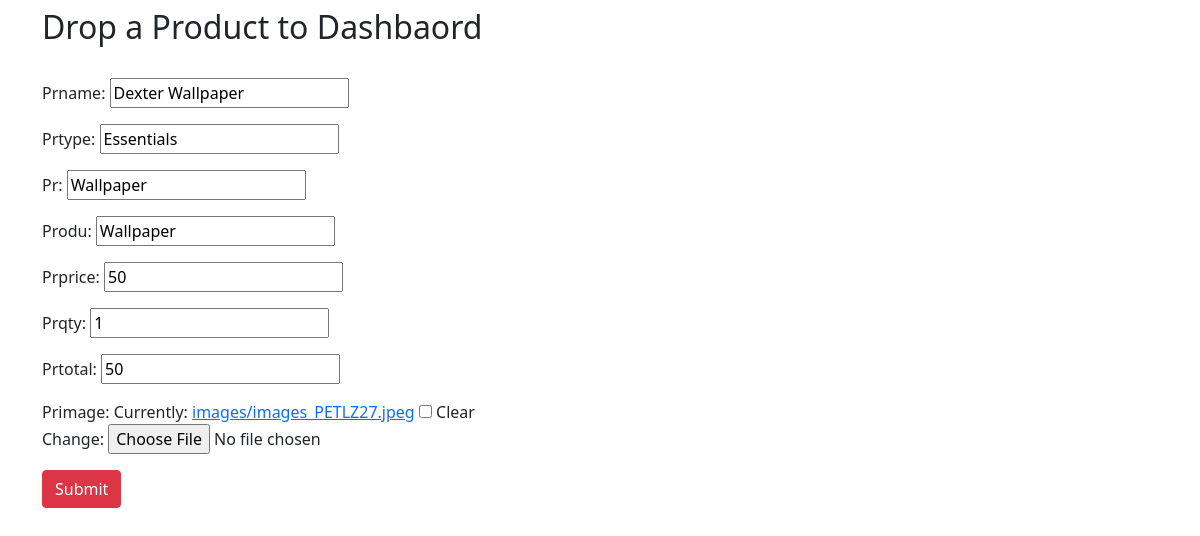
Page /update/5 on the committed database.
### main/models.py (models this page shows, shortened)
class Product(models.Model):
    prname=models.CharField(max_length=500)
    prtype=models.CharField(max_length=500)
    pr=models.CharField(max_length=500)
    prprice=models.IntegerField(default=400)
    produ=models.CharField(max_length=500, default="")
    prprice=models.IntegerField(default=400)
    prqty=models.IntegerField(default=80)
    prtotal=models.IntegerField(null=True, blank= True)
    primage = models.ImageField(upload_to='images/', default='',blank=True)

### main/views.py (the view)
# urls.py: path('update/<int:id>', views.update,name="update"),
def update(request,id):
    ris = Product.objects.get(id=id)
    form=ProductForm(instance=ris, data=request.POST or None, files=request.FILES or None)
    if request.POST:
        if form.is_valid():
            form.save()
            return redirect('home')
    return render(request, 'prform.html',{'form':form})

### main/forms.py
class ProductForm(forms.ModelForm):
    class Meta:
        model= Product
        import_id_fields = ('prtotal')
        exclude=[""]
        skip_unchanged = True

### templates/prform.html (shortened to what this page needs)
<!doctype html>
<html lang="en">
  <head>
    <link href="https://cdn.jsdelivr.net/npm/bootstrap@5.1.3/dist/css/bootstrap.min.css" rel="stylesheet">
  <body>
    <div class="container my-2">
    <h2> Drop a Product to Dashbaord</h2><br>
    <form method="POST" enctype="multipart/form-data">
        {{ form.as_p }}
    <button href="/home" type="submit" class="btn btn-danger">
        Submit
    </button>
    </form>
    </div>
  </body>
</html>

### rows in the picture
Product: prname "Dexter Wallpaper", prtype "Essentials", pr "Wallpaper", produ "Wallpaper", prprice "50", prqty "1", prtotal "50"
